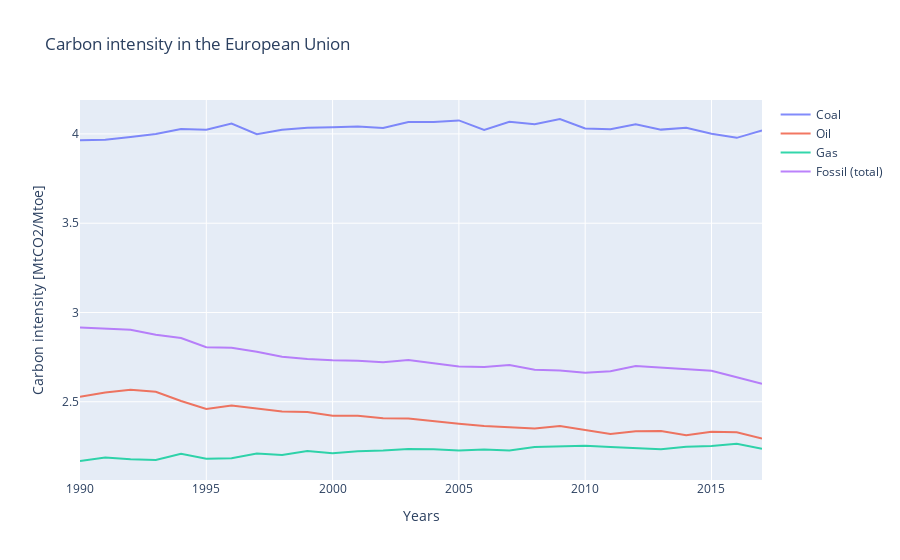

Notebook code for this chart:
### Code cell
data = [coal_emi_fact, oil_emi_fact, gas_emi_fact, fossil_emi_fact]
name_columns = ["Coal", "Oil", "Gas", "Fossil (total)"]
title = "Carbon intensity in the European Union"
y_title = "Carbon intensity [MtCO2/Mtoe]"
visualize(data, name_columns, title, y_title, total=True, show=True)
